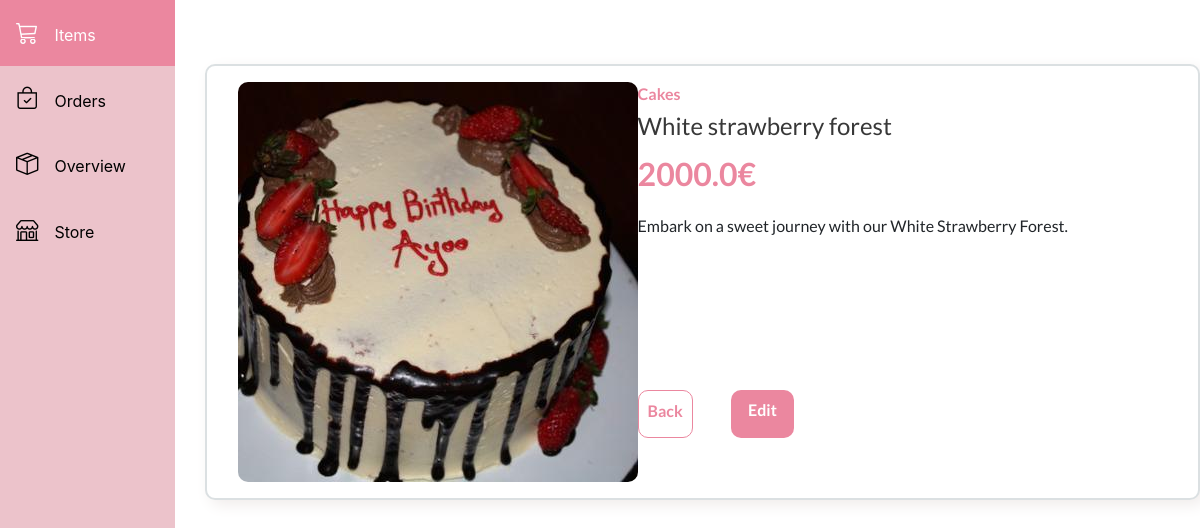
Screenshot of /item/14/ (signed in) with the database file from the repository.
### seller/models.py (models this page shows, shortened)
class Item(models.Model):
    class Category:
        COOKIES = 'CO'
        CAKES = 'CA'
        ICE_CREAMS = 'I'
        ALL = 'ALL'
    CATEGORIES_CHOICES = [
        (Category.COOKIES, 'Cookies'),
        (Category.CAKES, 'Cakes'),
        (Category.ICE_CREAMS, 'Ice creams'),
        (Category.ALL, 'All Sweets'),
    ]
    SHORT_CATEGORY_TO_NAME = dict(CATEGORIES_CHOICES)
    title = models.CharField(max_length=50)
    price = models.FloatField("Price in KSHS", default="0.00", validators=[
                              MinValueValidator(0.0)])
    description = models.TextField(max_length=100, null=True, blank=True)
    category = models.CharField(
        max_length=3,
        choices=CATEGORIES_CHOICES,
        default=Category.ALL,
    )
    image = models.ImageField(upload_to='product_pics')
    date_posted = models.DateTimeField(default=timezone.now)
    quantity = models.IntegerField(default=0, validators=[
        MinValueValidator(0.0)])
    def __init__(self, *args, **kwargs):
        super().__init__(*args, **kwargs)
        self.assign_shorter_title()
        self.assign_category_full_name()
    def assign_shorter_title(self):
        if len(self.title) > 20:
            self.short_title = self.title[:17] + "..."
        else:
            self.short_title = self.title
    def assign_category_full_name(self):
        self.long_category = self.SHORT_CATEGORY_TO_NAME[self.category]

### seller/views.py (the view)
# urls.py: path('item/<int:pk>/', seller_views.item_detail, name="seller_item_detail"),
@user_is_seller
def item_detail(request, pk):
    try:
        item = Item.objects.get(id=pk)
    except ObjectDoesNotExist:
        return HttpResponseNotFound()
    return render(request, 'seller/item-detail-page.html', {'item': item})

### seller/utils.py (called while the page is built)
def active_navbar_context_processor(request):
    context = {}
    if not request.user.is_staff:
        return context
    if 'item' in request.resolver_match.url_name:
        context['url_name'] = 'seller_all_items'
    elif 'order' in request.resolver_match.url_name:
        context['url_name'] = 'seller_orders'
    elif 'overview' in request.resolver_match.url_name:
        context['url_name'] = 'seller_overview'
    else:
        context['url_name'] = None
    return context

### store/utils.py (called while the page is built)
def user_has_items_in_basket_context_processor(request):
    return {'user_has_items_in_basket':
            get_preorder_or_none(request) is not None}

def get_preorder_or_none(request):
    try:
        if request.user.is_anonymous:
            return Order.objects.get(
                status=Order.Status.PREORDER,
                buyer_anon=anonymous_user_with_saved_session(request))
        else:
            return Order.objects.get(status=Order.Status.PREORDER,
                                     buyer=request.user)
    except ObjectDoesNotExist:
        return None

### seller/templates/seller/item-detail-page.html (shortened to what this page needs)
{% extends 'seller/base-seller.html' %}
{% block content %}
<div class="container">
    <div class="row detail-item-containter">
        <div class="col-md-5">
            <div class="image-detail"><img src="{{item.image.url}}" class="rounded-image"></img></div>
        </div>
        <div class="col-md-7">
            <div class="detail-category">{{item.long_category}}</div>
            <div class="detail-title">{{item.title}}</div>
            <div class="detail-price">{{item.price}}€</div>
            <div class="detail-description">{{item.description}}</div>
            <div class="row">
                <div class="col-md-2">
                    <a href="{% url 'seller_all_items' %}" class="non-link align-self-end">
                        <div class="delete-basket-button non-link">Back</div>
                    </a>
                </div>
                <div class="col-md-2">
                    <a href="{% url 'seller_edit_item' item.pk %}" class="non-link align-self-end">
                        <div class="detail-button">Edit</div>
                    </a>
                </div>
            </div>
        </div>
    </div>
</div>
{% endblock %}

### sir_cake/static/sir_cake/style.css (style rules this page uses)
:root { --dismiss-red: rgb(247, 128, 128); --accept-green: rgb(148, 216, 148); --bright-pink: rgb(200, 9, 76); --dusty-pink: rgb(197, 87, 112); --semi-pink: rgb(235, 135, 159); --lighter-pink: rgb(225, 157, 172); --beige: rgb(240, 236, 235); --light-beige: rgba(243, 242, 240, 0.651); --gray-text: rgb(73, 72, 72); --border-color: rgba(183, 194, 198, 0.5); }
body { overflow-x: hidden; }
.non-link { text-decoration: none; }
.detail-item-containter { border: solid 2px; border-color: var(--border-color); border-radius: 10px; box-shadow: 5px 5px 15px var(--beige); margin-top: 4rem; padding: 1rem; display: flex; }
.image-detail { display: flex; }
.rounded-image { border-radius: 10px; }
.detail-category { color: var(--semi-pink); font-family: 'Lato', sans-serif; font-weight: 700; }
.detail-title { font-family: 'Lato', sans-serif; color: rgb(56, 56, 56); font-size: 1.5rem; margin-top: 0.1rem; }
.detail-price { font-family: 'Lato', sans-serif; color: var(--semi-pink); font-size: 2rem; margin-top: 0.4rem; font-weight: 700; }
.detail-description { margin-top: 1rem; font-family: 'Lato', sans-serif; min-height: 8rem; }
.detail-button { height: 3rem; border-radius: 10px; background-color: var(--semi-pink); font-family: 'Lato', sans-serif; font-weight: 700; color: #FFFFFF; text-align: center; padding: 0.5rem; margin-top: 3rem; }
.delete-basket-button { height: 3rem; border-radius: 10px; background-color: transparent; font-family: 'Lato', sans-serif; font-weight: 700; color: var(--semi-pink); text-align: center; padding: 0.5rem; margin-top: 3rem; border-color: var(--semi-pink); border: solid 1px; margin-right: 0.5rem; }

### rows the page displays
Item: image (picture), long_category "Cakes", title "White strawberry forest", price "2000.0", description "Embark on a sweet journey with our White Strawberry Forest."
